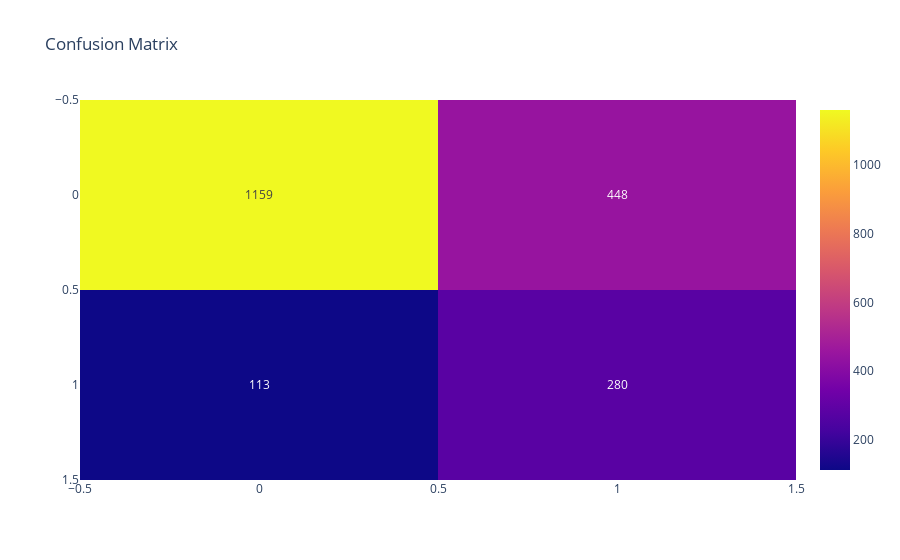

Notebook code cell kept with this figure:
### Code cell
px.imshow(conf_matrix, title="Confusion Matrix", text_auto=True, aspect="auto")

### Figure 1 — Plotly figure (JSON) as saved in the notebook; plotly's stock layout.template omitted (floating-point values rounded to 4 significant figures)
{"data": [{"coloraxis": "coloraxis", "hovertemplate": "x: %{x}<br>y: %{y}<br>color: %{z}<extra></extra>", "name": "0", "texttemplate": "%{z}", "type": "heatmap", "xaxis": "x", "yaxis": "y", "z": [[1159, 448], [113, 280]]}], "layout": {"coloraxis": {"colorscale": [[0, "#0d0887"], [0.1111, "#46039f"], [0.2222, "#7201a8"], [0.3333, "#9c179e"], [0.4444, "#bd3786"], [0.5556, "#d8576b"], [0.6667, "#ed7953"], [0.7778, "#fb9f3a"], [0.8889, "#fdca26"], [1, "#f0f921"]]}, "title": {"text": "Confusion Matrix"}, "xaxis": {"anchor": "y", "domain": [0, 1]}, "yaxis": {"anchor": "x", "autorange": "reversed", "domain": [0, 1]}}}
